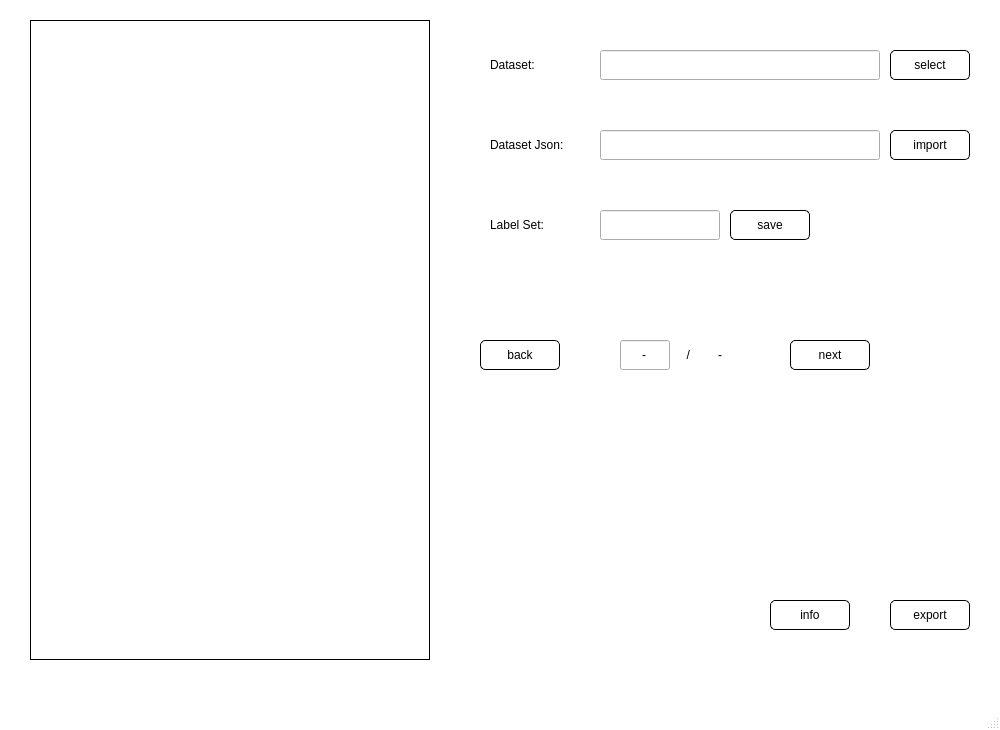
<?xml version="1.0" encoding="UTF-8"?>
<ui version="4.0">
 <class>LabelSetMainWindow</class>
 <widget class="QMainWindow" name="LabelSetMainWindow">
  <property name="geometry">
   <rect>
    <x>0</x>
    <y>0</y>
    <width>1000</width>
    <height>730</height>
   </rect>
  </property>
  <property name="palette">
   <palette>
    <active>
     <colorrole role="Window">
      <brush brushstyle="SolidPattern">
       <color alpha="255">
        <red>255</red>
        <green>255</green>
        <blue>255</blue>
       </color>
      </brush>
     </colorrole>
    </active>
    <inactive>
     <colorrole role="Window">
      <brush brushstyle="SolidPattern">
       <color alpha="255">
        <red>255</red>
        <green>255</green>
        <blue>255</blue>
       </color>
      </brush>
     </colorrole>
    </inactive>
    <disabled>
     <colorrole role="Base">
      <brush brushstyle="SolidPattern">
       <color alpha="255">
        <red>255</red>
        <green>255</green>
        <blue>255</blue>
       </color>
      </brush>
     </colorrole>
     <colorrole role="Window">
      <brush brushstyle="SolidPattern">
       <color alpha="255">
        <red>255</red>
        <green>255</green>
        <blue>255</blue>
       </color>
      </brush>
     </colorrole>
    </disabled>
   </palette>
  </property>
  <property name="windowTitle">
   <string>LabelSet</string>
  </property>
  <property name="styleSheet">
   <string notr="true">QPushButton {
	border-radius: 5px;
	border: 0.6px solid black;
}
QPushButton:disabled {
	border: 0.6px solid gray;
	color: gray;
}</string>
  </property>
  <widget class="QWidget" name="centralwidget">
   <widget class="QLabel" name="imageView">
    <property name="geometry">
     <rect>
      <x>30</x>
      <y>20</y>
      <width>400</width>
      <height>640</height>
     </rect>
    </property>
    <property name="styleSheet">
     <string notr="true">border: 0.6px solid black</string>
    </property>
    <property name="text">
     <string/>
    </property>
    <property name="alignment">
     <set>Qt::AlignCenter</set>
    </property>
   </widget>
   <widget class="QPushButton" name="backImgSet">
    <property name="geometry">
     <rect>
      <x>480</x>
      <y>340</y>
      <width>80</width>
      <height>30</height>
     </rect>
    </property>
    <property name="cursor">
     <cursorShape>PointingHandCursor</cursorShape>
    </property>
    <property name="text">
     <string>back</string>
    </property>
   </widget>
   <widget class="QPushButton" name="nextImgSet">
    <property name="geometry">
     <rect>
      <x>790</x>
      <y>340</y>
      <width>80</width>
      <height>30</height>
     </rect>
    </property>
    <property name="cursor">
     <cursorShape>PointingHandCursor</cursorShape>
    </property>
    <property name="text">
     <string>next</string>
    </property>
   </widget>
   <widget class="QLineEdit" name="labelSetInput">
    <property name="geometry">
     <rect>
      <x>600</x>
      <y>210</y>
      <width>120</width>
      <height>30</height>
     </rect>
    </property>
   </widget>
   <widget class="QLabel" name="labelSetLabel">
    <property name="geometry">
     <rect>
      <x>490</x>
      <y>210</y>
      <width>80</width>
      <height>30</height>
     </rect>
    </property>
    <property name="text">
     <string>Label Set:</string>
    </property>
   </widget>
   <widget class="QPushButton" name="labelSetSave">
    <property name="geometry">
     <rect>
      <x>730</x>
      <y>210</y>
      <width>80</width>
      <height>30</height>
     </rect>
    </property>
    <property name="cursor">
     <cursorShape>PointingHandCursor</cursorShape>
    </property>
    <property name="text">
     <string>save</string>
    </property>
   </widget>
   <widget class="QLabel" name="datasetSelectLabel">
    <property name="geometry">
     <rect>
      <x>490</x>
      <y>50</y>
      <width>100</width>
      <height>30</height>
     </rect>
    </property>
    <property name="text">
     <string>Dataset:</string>
    </property>
   </widget>
   <widget class="QLineEdit" name="datasetSelectDirPathShow">
    <property name="geometry">
     <rect>
      <x>600</x>
      <y>50</y>
      <width>280</width>
      <height>30</height>
     </rect>
    </property>
   </widget>
   <widget class="QPushButton" name="datasetSelect">
    <property name="geometry">
     <rect>
      <x>890</x>
      <y>50</y>
      <width>80</width>
      <height>30</height>
     </rect>
    </property>
    <property name="cursor">
     <cursorShape>PointingHandCursor</cursorShape>
    </property>
    <property name="text">
     <string>select</string>
    </property>
   </widget>
   <widget class="QPushButton" name="exportDatasetJson">
    <property name="geometry">
     <rect>
      <x>890</x>
      <y>600</y>
      <width>80</width>
      <height>30</height>
     </rect>
    </property>
    <property name="cursor">
     <cursorShape>PointingHandCursor</cursorShape>
    </property>
    <property name="text">
     <string>export</string>
    </property>
   </widget>
   <widget class="QLineEdit" name="imageIndexView">
    <property name="geometry">
     <rect>
      <x>620</x>
      <y>340</y>
      <width>50</width>
      <height>30</height>
     </rect>
    </property>
    <property name="text">
     <string>-</string>
    </property>
    <property name="alignment">
     <set>Qt::AlignCenter</set>
    </property>
   </widget>
   <widget class="QLabel" name="sepLabel">
    <property name="geometry">
     <rect>
      <x>680</x>
      <y>340</y>
      <width>20</width>
      <height>30</height>
     </rect>
    </property>
    <property name="text">
     <string>/ </string>
    </property>
    <property name="alignment">
     <set>Qt::AlignCenter</set>
    </property>
   </widget>
   <widget class="QLabel" name="imageListLengthLabel">
    <property name="geometry">
     <rect>
      <x>700</x>
      <y>340</y>
      <width>40</width>
      <height>30</height>
     </rect>
    </property>
    <property name="text">
     <string>-</string>
    </property>
    <property name="alignment">
     <set>Qt::AlignCenter</set>
    </property>
   </widget>
   <widget class="QLabel" name="dataJsonLabel">
    <property name="geometry">
     <rect>
      <x>490</x>
      <y>130</y>
      <width>100</width>
      <height>30</height>
     </rect>
    </property>
    <property name="text">
     <string>Dataset Json:</string>
    </property>
   </widget>
   <widget class="QLineEdit" name="datasetJsonFilePathView">
    <property name="geometry">
     <rect>
      <x>600</x>
      <y>130</y>
      <width>280</width>
      <height>30</height>
     </rect>
    </property>
   </widget>
   <widget class="QPushButton" name="datasetJsonImport">
    <property name="geometry">
     <rect>
      <x>890</x>
      <y>130</y>
      <width>80</width>
      <height>30</height>
     </rect>
    </property>
    <property name="cursor">
     <cursorShape>PointingHandCursor</cursorShape>
    </property>
    <property name="text">
     <string>import</string>
    </property>
   </widget>
   <widget class="QPushButton" name="unlabeledView">
    <property name="geometry">
     <rect>
      <x>770</x>
      <y>600</y>
      <width>80</width>
      <height>30</height>
     </rect>
    </property>
    <property name="cursor">
     <cursorShape>PointingHandCursor</cursorShape>
    </property>
    <property name="text">
     <string>info</string>
    </property>
   </widget>
   <widget class="QLabel" name="imageSizeView">
    <property name="geometry">
     <rect>
      <x>80</x>
      <y>660</y>
      <width>300</width>
      <height>20</height>
     </rect>
    </property>
    <property name="font">
     <font>
      <pointsize>7</pointsize>
     </font>
    </property>
    <property name="text">
     <string/>
    </property>
    <property name="textFormat">
     <enum>Qt::PlainText</enum>
    </property>
    <property name="alignment">
     <set>Qt::AlignCenter</set>
    </property>
   </widget>
  </widget>
  <widget class="QMenuBar" name="menubar">
   <property name="geometry">
    <rect>
     <x>0</x>
     <y>0</y>
     <width>1000</width>
     <height>25</height>
    </rect>
   </property>
  </widget>
  <widget class="QStatusBar" name="statusbar"/>
 </widget>
 <resources/>
 <connections/>
</ui>
